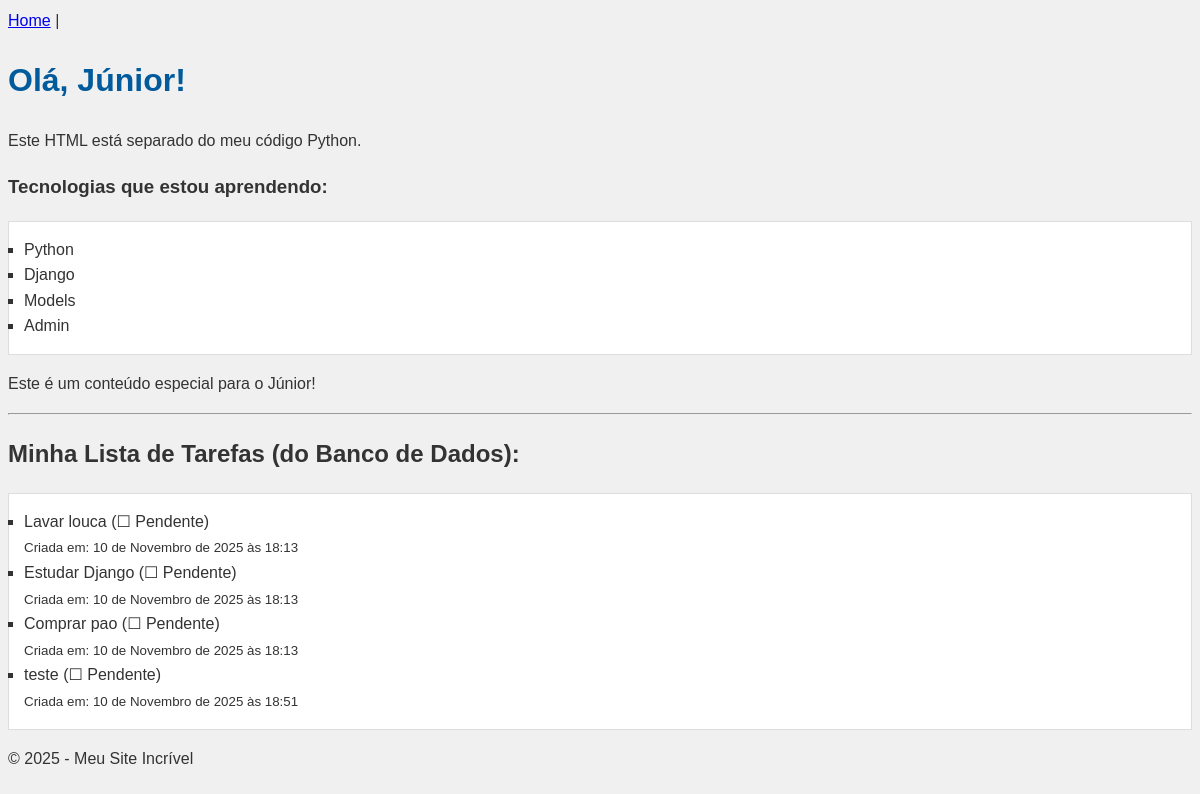
The page / on the database its author committed.
### core/models.py (models this page shows, shortened)
class Tarefa(models.Model):
    titulo = models.CharField(max_length=200)
    concluida = models.BooleanField(default=False)
    criada_em = models.DateTimeField(auto_now_add=True)

### core/views.py (the view)
# urls.py: path('', views.home, name='home'),
def home(request):
    todas_as_tarefas = Tarefa.objects.all()
    context = {
    'nome_usuario': 'Júnior',
    'tecnologias': ['Python', 'Django', 'Models', 'Admin'],
    'tarefas': todas_as_tarefas # 4. Adicione as tarefas ao contexto
    }
    return render(request, 'home.html', context)

### templates/home.html (shortened to what this page needs)
{% extends 'base.html' %}
{% block content %}
  <h1>Olá, {{ nome_usuario }}!</h1>
  <p>Este HTML está separado do meu código Python.</p>
  <h3>Tecnologias que estou aprendendo:</h3>
  <ul>
    {% for tec in tecnologias %}
      <li>{{ tec }}</li>
    {% endfor %}
  </ul>
  {% if nome_usuario == 'Júnior' %}
    <p>Este é um conteúdo especial para o Júnior!</p>
  {% endif %}
  <hr> <h2>Minha Lista de Tarefas (do Banco de Dados):</h2>
    <ul>
      {% for tarefa in tarefas %}
        <li>
          {{ tarefa.titulo }}
          {% if tarefa.concluida %}
          (✓ Concluída)
          {% else %}
          (☐ Pendente)
          {% endif %}
          <br>
           <small>Criada em: {{ tarefa.criada_em }}</small>
        </li>
           {% empty %}
        <li>Você ainda não tem tarefas cadastradas.</li>
           {% endfor %}
    </ul>
{% endblock %}

### templates/base.html (shortened to what this page needs)
{% load static %}
<!DOCTYPE html>
<html lang="pt-br">
  <head>
     <link rel="stylesheet" href="{% static 'css/style.css' %}" />
  </head>
  <body>
    <header>
      <nav>
        <a href="/">Home</a> |
      </nav>
    </header>
    <main>
      {% block content %}
      {% endblock %}
    </main>
    <footer>
      <p>© 2025 - Meu Site Incrível</p>
    </footer>
  </body>
</html>

### static/css/style.css (style rules this page uses)
body { font-family: Arial, sans-serif; background-color: #f0f0f0; color: #333; line-height: 1.6; }
h1 { color: #005a9c; }
ul { background-color: #fff; border: 1px solid #ddd; padding: 15px; }
li { list-style-type: square; }

### rows shown on the page
Tarefa: titulo "Lavar louca", concluida "(☐ Pendente)", criada_em "10 de Novembro de 2025 às 18:13"
Tarefa: titulo "Estudar Django", concluida "(☐ Pendente)", criada_em "10 de Novembro de 2025 às 18:13"
Tarefa: titulo "Comprar pao", concluida "(☐ Pendente)", criada_em "10 de Novembro de 2025 às 18:13"
Tarefa: titulo "teste", concluida "(☐ Pendente)", criada_em "10 de Novembro de 2025 às 18:51"

### other values the page prints
{{ nome_usuario }} "Júnior"
{{ tec }} "Python" "Django" "Models" "Admin"
